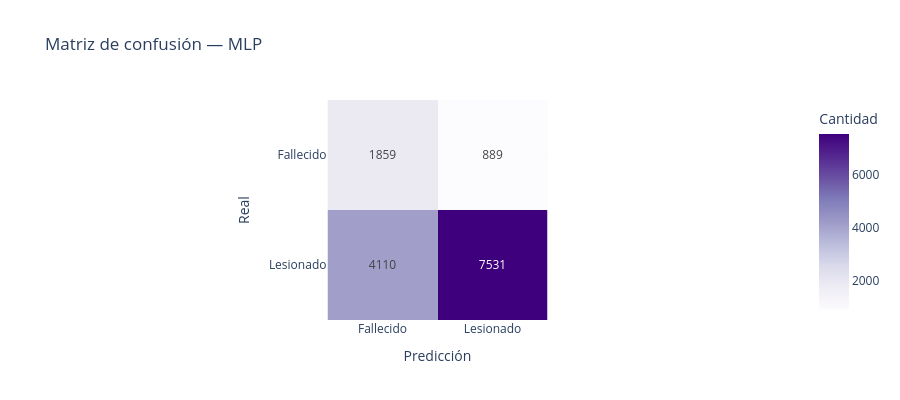

Notebook code for this chart:
### Code cell
# -- Visualización 2: Matriz de confusión ----------------------------------------------
fig_cm = px.imshow(
    cm,
    labels=dict(x='Predicción', y='Real', color='Cantidad'),
    x=['Fallecido', 'Lesionado'],
    y=['Fallecido', 'Lesionado'],
    text_auto=True,
    color_continuous_scale='Purples',
    title='Matriz de confusión — MLP'
)
fig_cm.update_layout(height=400, template='plotly_white')
fig_cm.show()

### Figure 1 — Plotly figure (JSON) as saved in the notebook; plotly's stock layout.template omitted (floating-point values rounded to 4 significant figures)
{"data": [{"coloraxis": "coloraxis", "hovertemplate": "Predicción: %{x}<br>Real: %{y}<br>Cantidad: %{z}<extra></extra>", "name": "0", "texttemplate": "%{z}", "type": "heatmap", "x": ["Fallecido", "Lesionado"], "xaxis": "x", "y": ["Fallecido", "Lesionado"], "yaxis": "y", "z": [[1859, 889], [4110, 7531]]}], "layout": {"coloraxis": {"colorbar": {"title": {"text": "Cantidad"}}, "colorscale": [[0, "rgb(252,251,253)"], [0.125, "rgb(239,237,245)"], [0.25, "rgb(218,218,235)"], [0.375, "rgb(188,189,220)"], [0.5, "rgb(158,154,200)"], [0.625, "rgb(128,125,186)"], [0.75, "rgb(106,81,163)"], [0.875, "rgb(84,39,143)"], [1, "rgb(63,0,125)"]]}, "height": 400, "title": {"text": "Matriz de confusión — MLP"}, "xaxis": {"anchor": "y", "constrain": "domain", "domain": [0, 1], "scaleanchor": "y", "title": {"text": "Predicción"}}, "yaxis": {"anchor": "x", "autorange": "reversed", "constrain": "domain", "domain": [0, 1], "title": {"text": "Real"}}}}
